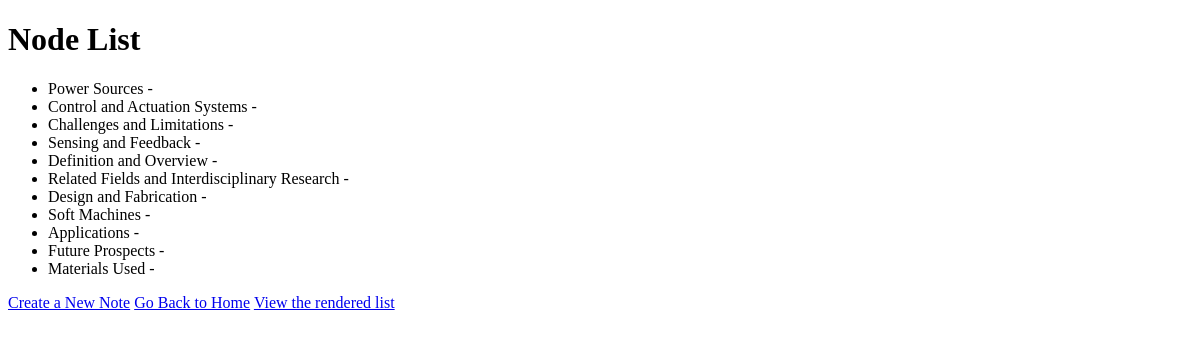
The page /list/ on the database as committed earlier.
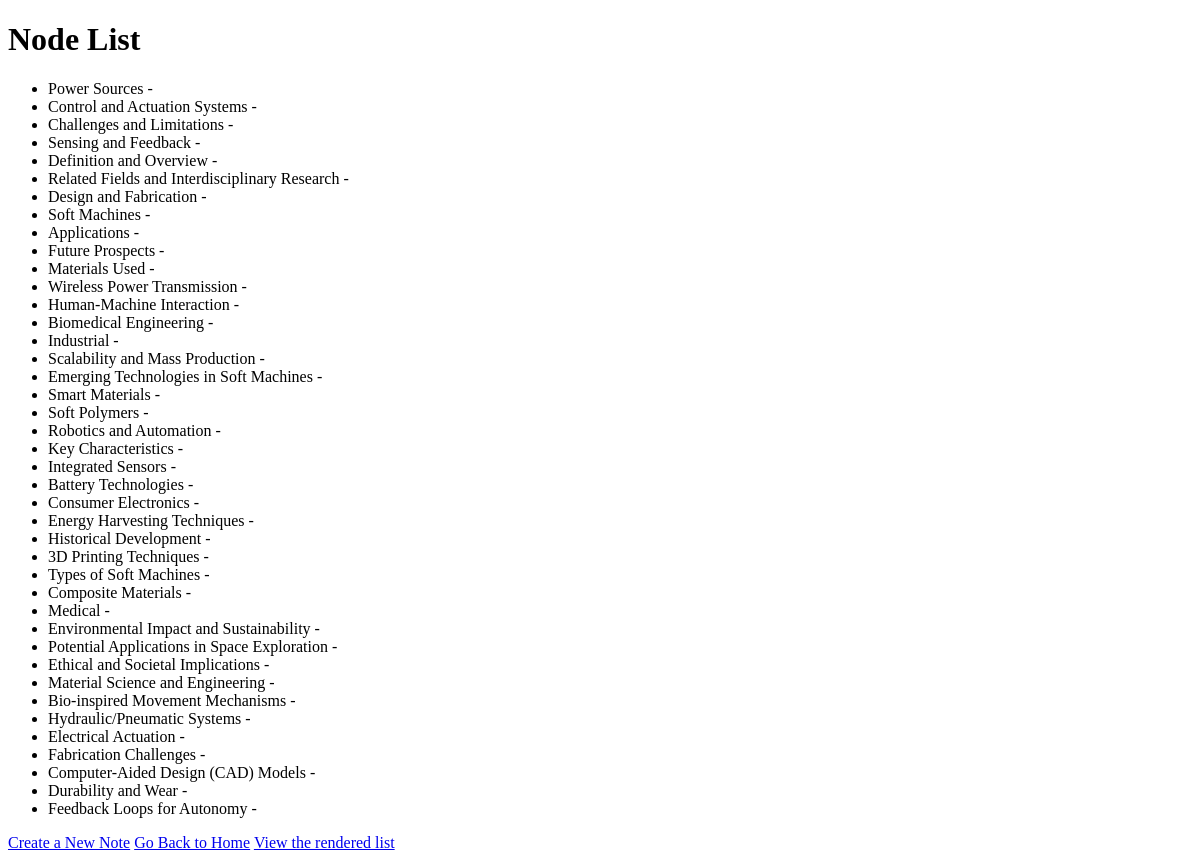
The same page on the database as committed later.
### circle_app/models.py (models this page shows, shortened)
class Node(models.Model):
    name = models.CharField(max_length=255)
    link = models.URLField()

### circle_app/views.py (the view)
# urls.py: path('list/', views.node_list, name='node_list'),
def node_list(request):
    nodes = Node.objects.all()
    return render(request, 'circle_app/node_list.html', {'nodes': nodes})

### circle_app/templates/circle_app/node_list.html (shortened to what this page needs)
<!DOCTYPE html>
<html>
<head>
</head>
<body>
    <h1>Node List</h1>
    <ul>
        {% for node in nodes %}
            <li>{{ node.name }} - <a href="{{ node.link }}" target="_blank">{{ node.link }}</a></li>
        {% empty %}
            <li>No nodes available.</li>
        {% endfor %}
    </ul>
    <a href="{% url 'create_node' %}">Create a New Note</a>
    <a href="{% url 'home' %}" class="btn btn-primary">Go Back to Home</a>
    <a href="{% url 'temp' %}" class="btn btn-primary">View the rendered list</a>
</body>
</html>

Rows that differ between the two databases and show on the page:
added Node: name "Wireless Power Transmission"
added Node: name "Human-Machine Interaction"
added Node: name "Biomedical Engineering"
added Node: name "Industrial"
added Node: name "Scalability and Mass Production"
added Node: name "Emerging Technologies in Soft Machines"
added Node: name "Smart Materials"
added Node: name "Soft Polymers"
added Node: name "Robotics and Automation"
added Node: name "Key Characteristics"
added Node: name "Integrated Sensors"
added Node: name "Battery Technologies"
added Node: name "Consumer Electronics"
added Node: name "Energy Harvesting Techniques"
added Node: name "Historical Development"
added Node: name "3D Printing Techniques"
added Node: name "Types of Soft Machines"
added Node: name "Composite Materials"
added Node: name "Medical"
added Node: name "Environmental Impact and Sustainability"
added Node: name "Potential Applications in Space Exploration"
added Node: name "Ethical and Societal Implications"
added Node: name "Material Science and Engineering"
added Node: name "Bio-inspired Movement Mechanisms"
added Node: name "Hydraulic/Pneumatic Systems"
added Node: name "Electrical Actuation"
added Node: name "Fabrication Challenges"
added Node: name "Computer-Aided Design (CAD) Models"
added Node: name "Durability and Wear"
added Node: name "Feedback Loops for Autonomy"
